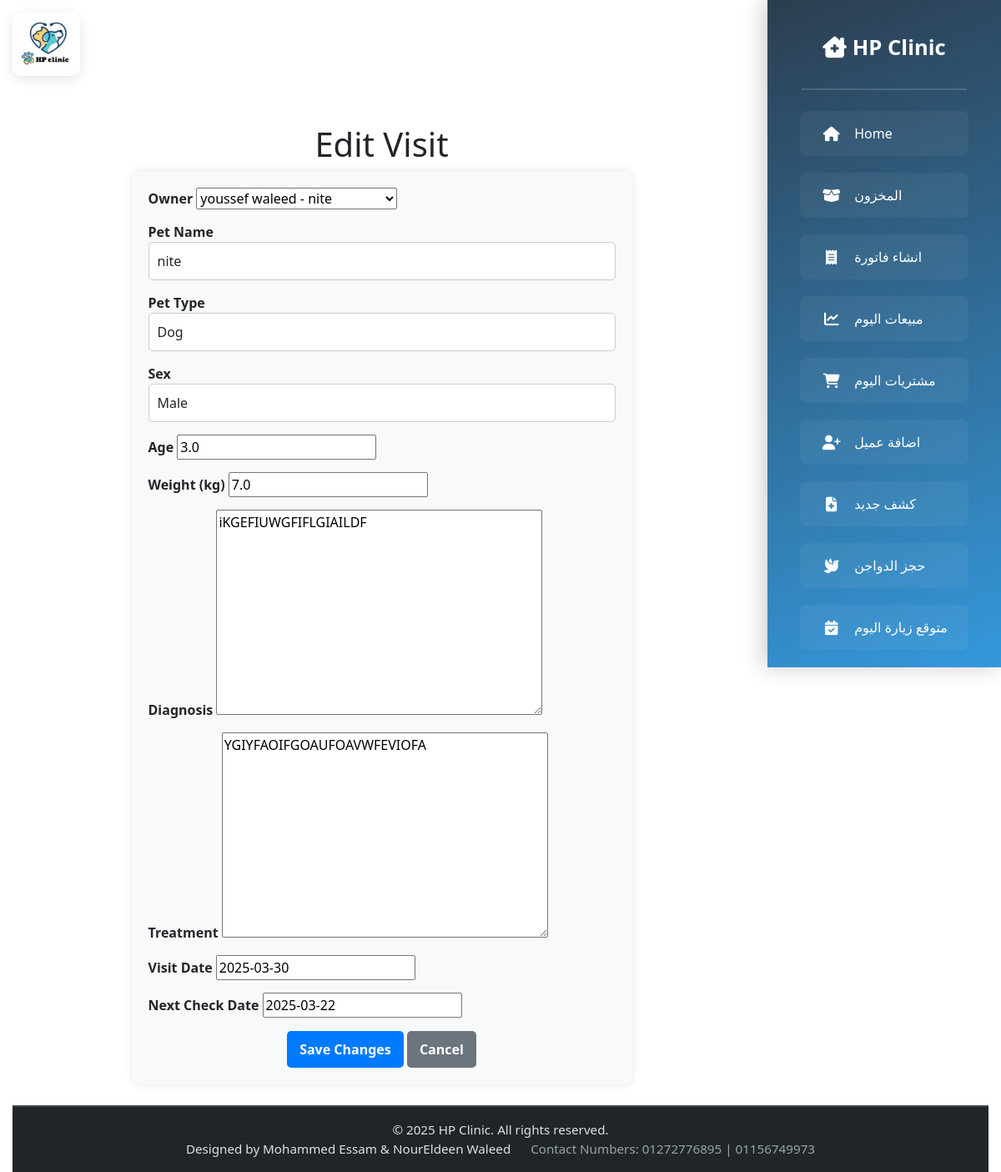
The page /visits/24/edit/ (signed in) on the database its author committed.
### newvisit/models.py (models this page shows, shortened)
class Visit(models.Model):
    owner = models.ForeignKey(Owner, on_delete=models.CASCADE)
    pet_name = models.CharField(max_length=100)
    pet_type = models.ForeignKey(PetType, on_delete=models.CASCADE)
    sex = models.CharField(max_length=10)
    age = models.FloatField()
    weight_in_kg = models.FloatField()
    diagnosis = models.TextField()
    treatment = models.TextField()
    visit_date = models.DateField()
    next_check_date = models.DateField()

### owners/models.py (models this page shows)
class PetType(models.Model):
    name = models.CharField(max_length=50, unique=True)
    def __str__(self):
        return self.name

### vetlogin/views.py (the view)
# urls.py: path('visits/<int:visit_id>/edit/', views.edit_visit, name='edit_visit'),
@login_required
def edit_visit(request, visit_id):
    visit = get_object_or_404(Visit, id=visit_id)
    if request.method == 'POST':
        form = VisitForm(request.POST, instance=visit)
        if form.is_valid():
            form.save()
            return redirect('view_visit', visit_id=visit.id)
    else:
        form = VisitForm(instance=visit)
    return render(request, 'newvisitspage/edit_visit.html', {'form': form, 'visit': visit})

### newvisit/forms.py
class VisitForm(forms.ModelForm):
    class Meta:
        model = Visit
        fields = ['owner', 'age', 'weight_in_kg', 'diagnosis', 'treatment', 'visit_date', 'next_check_date']
    def __init__(self, *args, **kwargs):
        super().__init__(*args, **kwargs)
        self.fields['owner'].queryset = Owner.objects.all()
        self.fields['pet_name'] = forms.CharField(
            widget=forms.TextInput(attrs={'readonly': 'readonly'}),
            required=False
        )
        self.fields['pet_type'] = forms.CharField(
            widget=forms.TextInput(attrs={'readonly': 'readonly'}),
            required=False
        )
        self.fields['sex'] = forms.CharField(
            widget=forms.TextInput(attrs={'readonly': 'readonly'}),
            required=False
        )
    class Media:
        js = ('js/update_owner_details.js',)  # JS to auto-fill fields when owner is selected

### owners/models.py (called while the page is built)
    def __str__(self):
        return f"{self.name} - {self.pet_name}"

### templates/newvisitspage/edit_visit.html (shortened to what this page needs)
{% extends 'base.html' %}
{% block content %}
<h1 class="text-center">Edit Visit</h1>
<div class="form-container">
    <form method="POST">
        <div class="form-group">
            <label for="id_owner">Owner</label>
            {{ form.owner }}
        </div>
        <div class="form-group">
            <label>Pet Name</label>
            <input type="text" class="form-control" value="{{ visit.pet_name }}" readonly>
        </div>
        <div class="form-group">
            <label>Pet Type</label>
            <input type="text" class="form-control" value="{{ visit.pet_type }}" readonly>
        </div>
        <div class="form-group">
            <label>Sex</label>
            <input type="text" class="form-control" value="{{ visit.sex }}" readonly>
        </div>
        <div class="form-group">
            <label for="id_age">Age</label>
            {{ form.age }}
        </div>
        <div class="form-group">
            <label for="id_weight_in_kg">Weight (kg)</label>
            {{ form.weight_in_kg }}
        </div>
        <div class="form-group">
            <label for="id_diagnosis">Diagnosis</label>
            {{ form.diagnosis }}
        </div>
        <div class="form-group">
            <label for="id_treatment">Treatment</label>
            {{ form.treatment }}
        </div>
        <div class="form-group">
            <label for="id_visit_date">Visit Date</label>
            {{ form.visit_date }}
        </div>
        <div class="form-group">
            <label for="id_next_check_date">Next Check Date</label>
            {{ form.next_check_date }}
        </div>
        <div class="text-center mt-3">
            <button type="submit" class="btn btn-primary">Save Changes</button>
            <a href="{% url 'view_visit' visit.id %}" class="btn btn-secondary">Cancel</a>
        </div>
    </form>
</div>
{% endblock %}

### templates/base.html (style rules this page uses)
html, body { height: 100%; overflow-x: hidden; font-family: 'Segoe UI', Tahoma, Geneva, Verdana, sans-serif; }

### templates/newvisitspage/edit_visit.html (style rules this page uses)
.form-container { max-width: 600px; margin: auto; padding: 20px; background: #f8f9fa; border-radius: 8px; box-shadow: 0px 0px 10px rgba(0, 0, 0, 0.1); }
.form-group { margin-bottom: 15px; }
label { font-weight: bold; }
.form-control { width: 100%; padding: 10px; border: 1px solid #ccc; border-radius: 5px; background: white; resize: vertical; }
.btn { padding: 10px 15px; text-decoration: none; border-radius: 5px; font-weight: bold; }
.btn-primary { background-color: #007bff; border: none; color: white; }
.btn-secondary { background-color: #6c757d; border: none; color: white; }

### rows shown on the page
Visit: owner "youssef waleed - nite", pet_name "nite", pet_type "Dog", sex "Male", age "3.0", weight_in_kg "7.0", diagnosis "iKGEFIUWGFIFLGIAILDF", treatment "YGIYFAOIFGOAUFOAVWFEVIOFA", visit_date "2025-03-30", next_check_date "2025-03-22"
